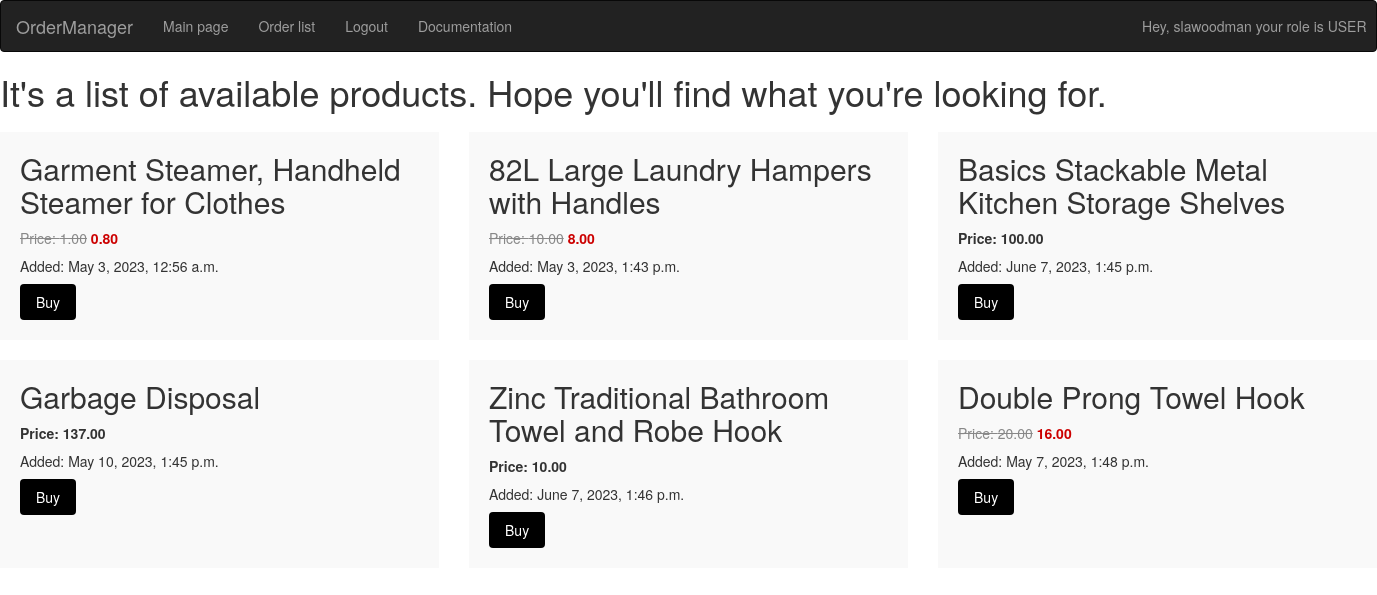
The page / (signed in) on the database its author committed.
### users/models.py (models this page shows, shortened)
class User(AbstractUser):
    class Role(models.TextChoices):
        USER = "USER", "user"
        CASHIER = "CASHIER", "cashier"
        CONSULTANT = "CONSULTANT", "consultant"
        BOOKER = "BOOKER", "booker"
    base_role = Role.USER
    role = models.CharField(max_length=50, choices=Role.choices, blank=True, null=True)

### market/models.py (models this page shows, shortened)
class Product(models.Model):
    name = models.CharField(max_length=150, blank=True, null=True)
    price = models.DecimalField(max_digits=10, decimal_places=2, blank=True, null=True)
    discounted_price = models.DecimalField(
        default=None, max_digits=10, decimal_places=2, blank=True, null=True
    )
    created = models.DateTimeField(
        auto_now_add=False, blank=True, null=True, default=timezone.now
    )

### market/views.py (the view)
# urls.py: path("", views.MainPageView.as_view(), name="main"),
class MainPageView(View):
    def get(self, request):
        products = Product.objects.all()
        context = {"products": products}
        return render(request, "market/main.html", context)

### market/templates/market/main.html (shortened to what this page needs)
{% extends "main.html" %}
{% block content %}
<section>
    {% if products %}
    <h1>It's a list of available products. Hope you'll find what you're looking for.</h1>
    <div class="product-list">
        {% for product in products %}
        <div class="product-item">
            <h2>{{ product.name }}</h2>
            <ul>
                <li>
                    {% if product.discounted_price %}
                    <span class="original-price">Price: {{ product.price }}</span>
                    <span class="discounted-price">{{ product.discounted_price }}</span>
                    {% else %}
                    <span class="price">Price: {{ product.price }}</span>
                    {% endif %}
                </li>
                <li>Added: {{ product.created }}</li>
            </ul>
            {% if request.user.role == 'USER' %}
            <a href="{% url 'user-order' pk=product.id %}" class="buy-button">Buy</a>
            {% endif %}
        </div>
        {% endfor %}
    </div>
    {% else %}
        <h1>No products yet...</h1>
    {% endif %}
</section>
{% endblock %}

### templates/havbar.html (shortened to what this page needs)
{% load static %}
<!DOCTYPE html>
<html lang="en">
<head>
  <link rel="stylesheet" href="https://maxcdn.bootstrapcdn.com/bootstrap/3.4.1/css/bootstrap.min.css">
  <link rel="stylesheet" href="{% static 'styles/main.css'%}">
</head>
{% block content %}
<body>
<nav class="navbar navbar-inverse">
  <div class="container-fluid">
    <div class="navbar-header">
      <a class="navbar-brand" href="{% url 'main' %}">OrderManager</a>
    </div>
    <ul class="nav navbar-nav">
      <li><a href="{% url 'main' %}">Main page</a></li>
      <li><a href="{% url 'showorders' %}">Order list</a></li>
      {% if request.user.is_authenticated %}
      <li><a href="{% url 'logout' %}">Logout</a></li>
      {% else %}
      <li><a href="{% url 'login' %}">Login/Sign Up</a></li>
      {% endif %}
      <li><a href="{% url 'docs' %}">Documentation</a></li>
      {% if request.user.is_authenticated %}
      <p class="navbar-text navbar-left-text">Hey, {{ request.user }} your role is {{ request.user.role }}</p>
      {% endif %}
    </ul>
  </div>
</nav>
</body>
{% endblock %}
</html>

### static/styles/main.css (style rules this page uses)
.product-list { display: flex; flex-wrap: wrap; justify-content: space-between; margin-top: 20px; }
.product-item { width: calc(33.33% - 20px); background-color: #f9f9f9; padding: 20px; margin-bottom: 20px; }
.product-item h2 { margin-top: 0; }
.product-item ul { list-style-type: none; margin: 0; padding: 0; }
.product-item li { margin-bottom: 8px; }
.price { font-weight: bold; }
.original-price { text-decoration: line-through; color: #888; }
.discounted-price { color: #c00; font-weight: bold; }
.buy-button { display: inline-block; padding: 8px 16px; background-color: #000000; color: #fff; text-decoration: none; border-radius: 4px; }
.navbar-left-text { position: relative; top: 0; left: 600px; margin: 15px; }

### rows shown on the page
User: user "slawoodman", user.role "USER"
Product: name "Garment Steamer, Handheld Steamer for Clothes", price "1.00", discounted_price "0.80", created "May 3, 2023, 12:56 a.m."
Product: name "82L Large Laundry Hampers with Handles", price "10.00", discounted_price "8.00", created "May 3, 2023, 1:43 p.m."
Product: name "Basics Stackable Metal Kitchen Storage Shelves", price "100.00", created "June 7, 2023, 1:45 p.m."
Product: name "Garbage Disposal", price "137.00", created "May 10, 2023, 1:45 p.m."
Product: name "Zinc Traditional Bathroom Towel and Robe Hook", price "10.00", created "June 7, 2023, 1:46 p.m."
Product: name "Double Prong Towel Hook", price "20.00", discounted_price "16.00", created "May 7, 2023, 1:48 p.m."
